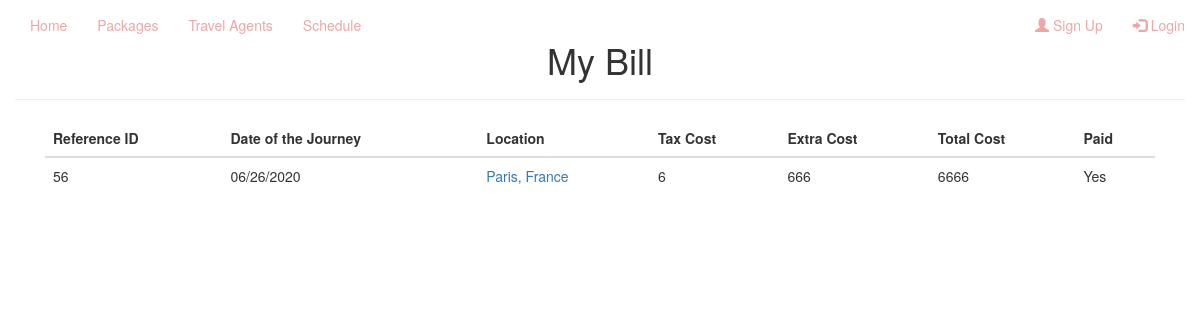
The app's page /mybill.php?id=test with its own data.
### tables this page shows
CREATE TABLE `reservations` (
  `orderid` int(11) NOT NULL,
  `fullname` varchar(255) NOT NULL,
  `username` varchar(100) NOT NULL,
  `package` varchar(558) NOT NULL,
  `dest_date` varchar(100) NOT NULL,
  `arrival_date` varchar(100) NOT NULL,
  `email` varchar(50) NOT NULL,
  `mobile` int(14) NOT NULL,
  `confirmation` int(11) NOT NULL,
  `location` varchar(255) NOT NULL,
  `agentid` int(11) NOT NULL,
  `finished` int(11) NOT NULL,
  `paid` int(11) NOT NULL
);

CREATE TABLE `travelfinance` (
  `id` int(11) NOT NULL,
  `order_id` varchar(50) NOT NULL,
  `username` varchar(100) NOT NULL,
  `taxcost` varchar(11) NOT NULL,
  `extra` varchar(11) NOT NULL,
  `total` varchar(11) NOT NULL,
  `paid` int(11) NOT NULL
);

### mybill.php (the view, shortened to what this page needs)
<?php
    $username= $_GET['id'];
    $connection= mysqli_connect('localhost','root','','brontetravelagency');
    $query= "SELECT reservations.orderid, reservations.dest_date,  reservations.`location`, reservations.`agentid`, travelfinance.taxcost, travelfinance.extra,travelfinance.total,travelfinance.paid FROM `reservations` LEFT JOIN `travelfinance` ON reservations.username=travelfinance.username WHERE reservations.username='$username' AND reservations.orderid=travelfinance.order_id;";
    $result= mysqli_query($connection,$query);
?>
<!DOCTYPE html>
<html lang="en">
<head>
    <link rel="stylesheet" type="text/css" href="./slick/slick.css">
    <link rel="stylesheet" type="text/css" href="./slick/slick-theme.css">
    <link rel="stylesheet" href="https://maxcdn.bootstrapcdn.com/bootstrap/3.3.7/css/bootstrap.min.css">
    <link rel="stylesheet" href="animate.css">
    <link rel="stylesheet" href="style.css">
</head>
<body>
    <?php include 'navbar.php'; ?>
    <div class="container">
        <div class="row">
            <div class="page-header">
                <h1 style="text-align: center;">My Bill</h1>
            </div>
        </div>
        <div class="col-md-12">
            <table class="table">
                <thead>
                    <tr>
                        <th>Reference ID</th>
                        <th>Date of the Journey</th>
                        <th>Location</th>
                        <th>Tax Cost</th>
                        <th>Extra Cost</th>
                        <th>Total Cost</th>
                        <th>Paid</th>
                    </tr>
                </thead>
                <tbody>
<?php
    while($row=mysqli_fetch_assoc($result)) {
?>
                    <tr>
                        <td><?php echo $row['orderid']; ?></td>
                        <td><?php echo $row['dest_date']; ?></td>
                        <td><a href="packageprofile.php?packageid=<?php echo $row['location'] ?>"><?php echo $row['location'] ?></a></td>
                        <td><?php echo $row['taxcost']; ?></td>
                        <td><?php echo $row['extra']; ?></td>
                        <td><?php echo $row['total']; ?></td>
                       <?php if($row['paid']=='0'){ ?>
                        <td>No</td>
                        <?php } else { ?>
                        <td>Yes</td>
                        <?php }  ?>
                    </tr>
                </tbody>
<?php } ?>
            </table>
        </div>
    </div>
</body>
</html>

### records on screen
reservations: orderid "56", dest_date "06/26/2020", location "Paris, France", travelfinance.taxcost "6", travelfinance.extra "666", travelfinance.total "6666"
